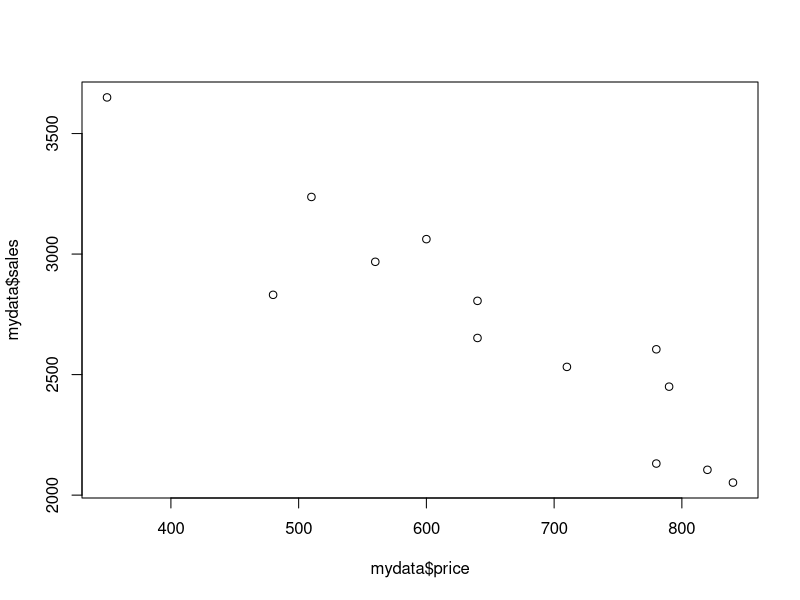

This chart was generated by the following R code:
## ---- chunk 1
# データの読み込み
mydata <- read.csv("data/data.csv")

# データの基礎集計と散布図
summary(mydata)
plot(x = mydata$price, y = mydata$sales)

# 回帰分析
result <- lm(sales ~ price + promotion, data = mydata)
summary(result)
